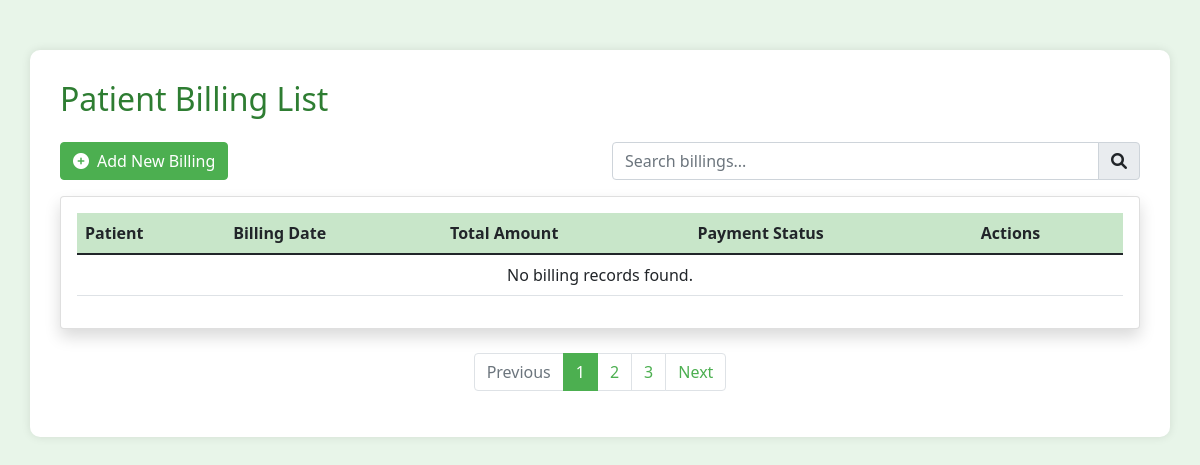
Page /patient-billing/ (signed in) on the earlier database version.
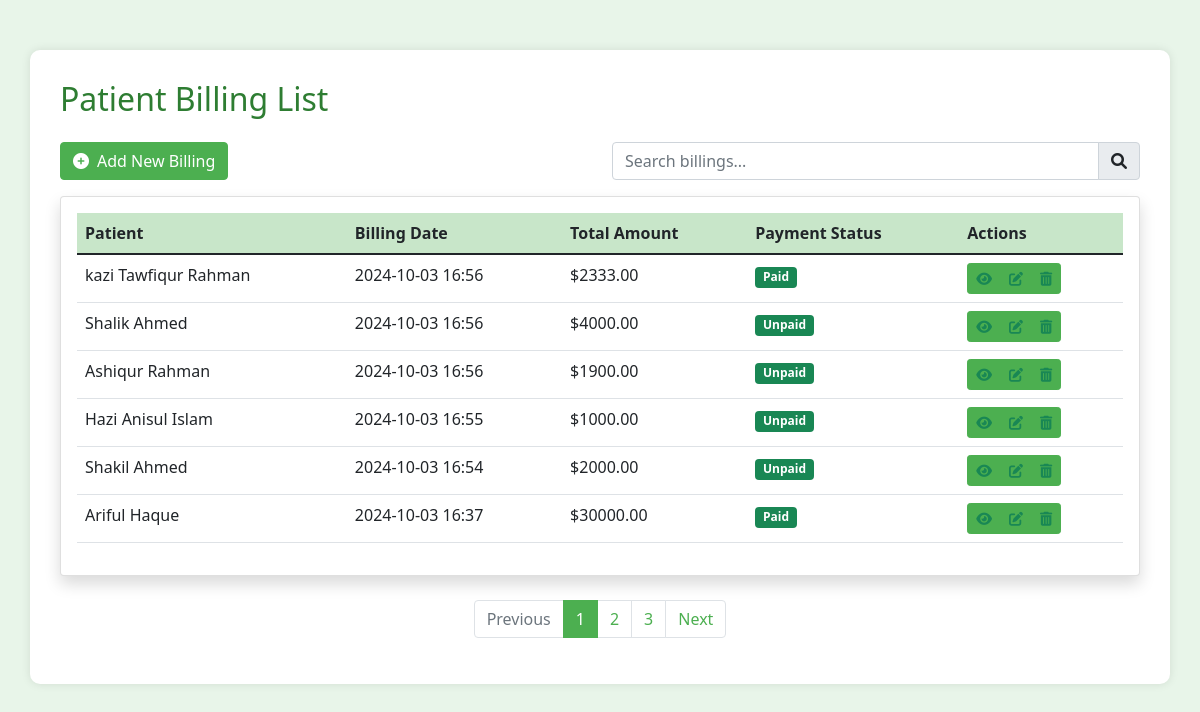
Same page on the later database version.
### hospital/models.py (models this page shows, shortened)
class PatientBilling(models.Model):
    PAYMENT_STATUS_CHOICES = [
        ('paid', 'Paid'),
        ('unpaid', 'Unpaid'),
        ('partial', 'Partial'),
    ]
    patient = models.ForeignKey(Patient, on_delete=models.CASCADE, related_name='billings')
    billing_date = models.DateTimeField(default=timezone.now)
    total_amount = models.DecimalField(max_digits=10, decimal_places=2)
    payment_status = models.CharField(max_length=10, choices=PAYMENT_STATUS_CHOICES, default='unpaid')
    description = models.TextField(blank=True)

class Patient(models.Model):
    PATIENT_TYPES = [
        ('indoor', 'Indoor'),
        ('outdoor', 'Outdoor'),
    ]
    name = models.CharField(max_length=200, null=True, blank=True)
    date_of_birth = models.DateField(null=True, blank=True)
    gender = models.CharField(max_length=10, null=True, blank=True,
                    choices=[('M', 'Male'), ('F', 'Female'), ('O', 'Other')])
    phone_number = models.CharField(max_length=15, null=True, blank=True)
    email = models.EmailField(null=True, blank=True)
    address = models.TextField(null=True, blank=True)
    photo = models.ImageField(upload_to='patient_photos/', null=True, blank=True)
    patient_type = models.CharField(max_length=7,
                                    choices=PATIENT_TYPES, default='outdoor')
    is_admitted = models.BooleanField(default=False)
    admission_date = models.DateTimeField(null=True, blank=True)
    discharge_date = models.DateTimeField(null=True, blank=True)
    bed = models.OneToOneField(Bed, on_delete=models.SET_NULL,
                               null=True, blank=True, related_name='current_patient')

### hospital/views.py (the view)
# urls.py: path('patient-billing/', views.patient_billing_list, name='patient_billing_list'),
@login_required
def patient_billing_list(request):
    billings = PatientBilling.objects.all().order_by('-billing_date')
    return render(request, 'hospital/patient_billing_list.html', {'billings': billings})

### hospital/templates/hospital/patient_billing_list.html (shortened to what this page needs)
{% load static %}
<!DOCTYPE html>
<html lang="en">
<head>
    <link href="https://cdn.jsdelivr.net/npm/bootstrap@5.1.3/dist/css/bootstrap.min.css" rel="stylesheet">
    <link rel="stylesheet" href="https://cdnjs.cloudflare.com/ajax/libs/font-awesome/6.0.0-beta3/css/all.min.css">
</head>
<body>
    <div class="container">
        <h2 class="text-primary mb-4">Patient Billing List</h2>
        <div class="row mb-3">
            <div class="col-md-6">
                <a href="{% url 'patient_billing_add' %}" class="btn btn-success">
                    <i class="fas fa-plus-circle me-2"></i>Add New Billing
                </a>
            </div>
            <div class="col-md-6">
                <div class="input-group">
                    <input type="text" class="form-control" id="searchInput" placeholder="Search billings...">
                    <span class="input-group-text"><i class="fas fa-search"></i></span>
                </div>
            </div>
        </div>
        <div class="card shadow">
            <div class="card-body">
                <div class="table-responsive">
                    <table class="table table-hover">
                        <thead>
                            <tr>
                                <th>Patient</th>
                                <th>Billing Date</th>
                                <th>Total Amount</th>
                                <th>Payment Status</th>
                                <th>Actions</th>
                            </tr>
                        </thead>
                        <tbody>
                            {% for billing in billings %}
                            <tr>
                                <td>
                                    {{ billing.patient.name }}
                                </td>
                                <td>{{ billing.billing_date|date:"Y-m-d H:i" }}</td>
                                <td>${{ billing.total_amount|floatformat:2 }}</td>
                                <td>
                                    <span class="badge bg-success">
                                        {{ billing.get_payment_status_display }}
                                    </span>
                                </td>
                                <td>
                                    <div class="btn-group" role="group">
                                        <a href="{% url 'patient_billing_view' billing.id %}" class="btn btn-sm btn-outline-success" title="View">
                                            <i class="fas fa-eye"></i>
                                        </a>
                                        <a href="{% url 'patient_billing_edit' billing.id %}" class="btn btn-sm btn-outline-success" title="Edit">
                                            <i class="fas fa-edit"></i>
                                        </a>
                                        <a href="{% url 'patient_billing_delete' billing.id %}" class="btn btn-sm btn-outline-success" title="Delete" onclick="return confirm('Are you sure you want to delete this billing?');">
                                            <i class="fas fa-trash-alt"></i>
                                        </a>
                                    </div>
                                </td>
                            </tr>
                            {% empty %}
                            <tr>
                                <td colspan="5" class="text-center">No billing records found.</td>
                            </tr>
                            {% endfor %}
                        </tbody>
                    </table>
                </div>
            </div>
        </div>
        <nav aria-label="Page navigation" class="mt-4">
            <ul class="pagination justify-content-center">
                <li class="page-item disabled">
                    <a class="page-link" href="#" tabindex="-1" aria-disabled="true">Previous</a>
                </li>
                <li class="page-item active"><a class="page-link" href="#" style="background-color: #4CAF50; border-color: #4CAF50;">1</a></li>
                <li class="page-item"><a class="page-link" href="#" style="color: #4CAF50;">2</a></li>
                <li class="page-item"><a class="page-link" href="#" style="color: #4CAF50;">3</a></li>
                <li class="page-item">
                    <a class="page-link" href="#" style="color: #4CAF50;">Next</a>
                </li>
            </ul>
        </nav>
    </div>
</body>
</html>

### hospital/templates/hospital/patient_billing_list.html (style rules this page uses)
body { background-color: #e8f5e9; }
.container { background-color: #ffffff; border-radius: 10px; box-shadow: 0 0 10px rgba(0,0,0,0.1); padding: 30px; margin-top: 50px; }
.table th { background-color: #c8e6c9; }
.btn-success, .btn-outline-success, .bg-success { background-color: #4CAF50; border-color: #4CAF50; }
.text-primary { color: #2e7d32 !important; }
.badge { background-color: #4CAF50; }

Differences in the rows shown:
added PatientBilling: patient.name "kazi Tawfiqur Rahman", billing_date "2024-10-03 16:56", total_amount "2333.00", payment_status "Paid"
added PatientBilling: patient.name "Shalik Ahmed", billing_date "2024-10-03 16:56", total_amount "4000.00", payment_status "Unpaid"
added PatientBilling: patient.name "Ashiqur Rahman", billing_date "2024-10-03 16:56", total_amount "1900.00", payment_status "Unpaid"
added PatientBilling: patient.name "Hazi Anisul Islam", billing_date "2024-10-03 16:55", total_amount "1000.00", payment_status "Unpaid"
added PatientBilling: patient.name "Shakil Ahmed", billing_date "2024-10-03 16:54", total_amount "2000.00", payment_status "Unpaid"
added PatientBilling: patient.name "Ariful Haque", billing_date "2024-10-03 16:37", total_amount "30000.00", payment_status "Paid"
Other differences:
text no longer shown: "No billing records found."
